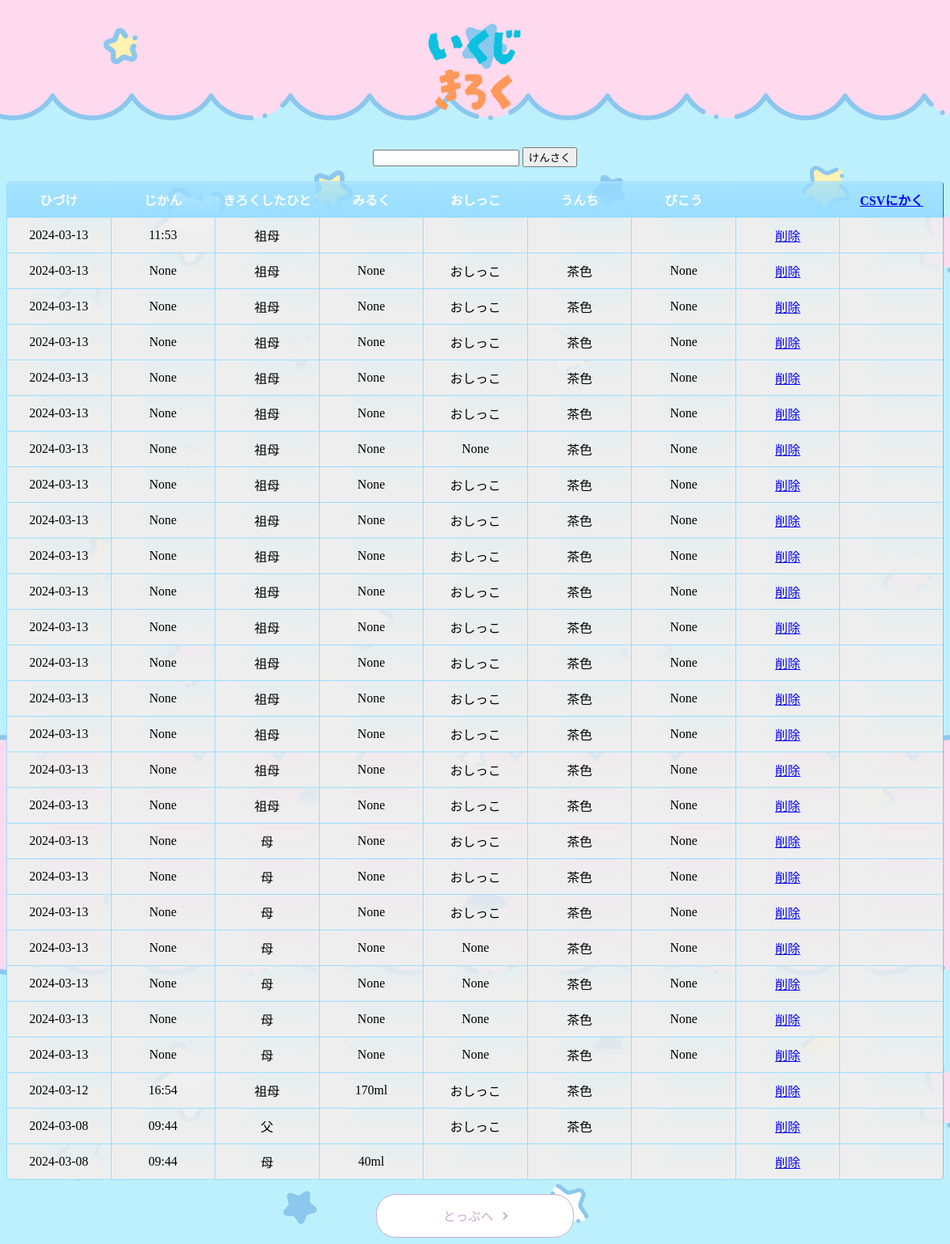
Page /list on the committed database.
### tables this page shows
CREATE TABLE POST (        ID INTEGER PRIMARY KEY AUTOINCREMENT,         USER TEXT,         URINE TEXT,         breastfeeding TEXT,         FLIGHT TEXT,         bikou TEXT,         now TEXT,         DATE TEXT DEFAULT (DATE('now')));

### app.py (the view)
@app.route('/list')
def read_articles():
    db = database.get_db()
    articles = db.execute("SELECT * FROM POST order by date desc")
    return render_template('list.html', articles=articles)

### database.py (called while the page is built)
def get_db():
    if 'db' not in g:
        g.db = sqlite3.connect('memo.db')
        g.db.row_factory = sqlite3.Row
    return g.db

### templates/list.html (shortened to what this page needs)
{% extends 'base.html' %}
{% block content %}
<div class="head1">
    <a href="{{url_for('index')}}" class="head2"></a>
</div>
    <br>
    <div class="search" style="text-align: center;">
        <form action="{{ url_for('find' )}}" method="'post">
            <input type="text" name="search">
            <input type="submit" value="けんさく">
        </form>
    </div>
    <br>
    <table>
        <thead>
            <tr>
                <th>ひづけ</th>
                <th>じかん</th>
                <th>きろくしたひと</th>
                <th>みるく</th>
                <th>おしっこ</th>
                <th>うんち</th>
                <th>びこう</th>
                <th></th>
                <th><a href="/result">CSVにかく</a></th>
            </tr>
        </thead>
        <tbody>
            {% for article in articles %}
                <tr>
                    <td>{{ article['DATE'] }}</td>
                    <td>{{ article['now'] }}</td>
                    <td>{{ article['USER'] }}</td>
                    <td>{{ article['breastfeeding'] }}</td>
                    <td>{{ article['URINE'] }}</td>
                    <td>{{ article['FLIGHT'] }}</td>
                    <td>{{ article['bikou'] }}</td>
                    <td>
                        <a href="{{ url_for('delete_article', id=article['ID']) }}">削除</a>
                    </td>
                    <td></td>
                </tr>
            {% endfor %}
        </tbody>
    </table>
    <br>
    <div >
        <button type="button" class="button-29" id="btn">とっぷへ</button>
      </div>
{% endblock %}

### templates/base.html (shortened to what this page needs)
<!DOCTYPE html>
<html lang="ja">
<head>
<link rel="stylesheet" href="{{ url_for('static', filename='style.css') }}">
</head>
{% block content %}{% endblock %}
</html>

### static/style.css (style rules this page uses)
table { width: 100%; border-collapse:separate; border-spacing: 0; }
table th:first-child { border-radius: 5px 0 0 0; }
table th:last-child { border-radius: 0 5px 0 0; border-right: 1px solid #3c6690; }
table th { text-align: center; color:white; background: linear-gradient(#99ddffb0,#99DDFF); border-left: 1px solid #99DDFF; border-top: 1px solid #99DDFF; border-bottom: 1px solid #99DDFF; box-shadow: 0px 1px 1px rgba(255,255,255,0.3) inset; width: 8%; padding: 10px 0; }
table td { text-align: center; border-left: 1px solid #99DDFF; border-bottom: 1px solid #99DDFF; border-top:none; box-shadow: 20px -17px 20px 20px #eee inset; width: 8%; padding: 10px 0; }
table td:last-child { border-right: 1px solid #a8b7c5; }
table tr:last-child td:first-child { border-radius: 0 0 0 5px; }
table tr:last-child td:last-child { border-radius: 0 0 5px 0; }
.button-29 { display: flex; justify-content: center; align-items: center; position: relative; width: 250px; margin:0 auto; padding: .9em 2em; overflow: hidden; border: 1px solid #CCAACC; border-radius: 25px; background-color: #fff; color: #CCAACC; font-size: 1em; }
.button-29::before { position: absolute; top: 0; left: 0; z-index: -1; width: 0; height: 100%; background-color: #CCAACC; content: ''; transition: width .3s ease; }
.button-29::after { transform: rotate(45deg); width: 5px; height: 5px; margin-left: 10px; border-top: 2px solid #CCAACC; border-right: 2px solid #CCAACC; content: ''; }
a.head2 { display: block; text-align: center; text-decoration: none; margin: auto; padding: 5rem 10rem; background: url(memory.png) no-repeat center center; background-size: 10%; }

### rows in the picture
POST: DATE "2024-03-13", now "11:53", USER "祖母"
POST: DATE "2024-03-13", now "None", USER "祖母", breastfeeding "None", URINE "おしっこ", FLIGHT "茶色", bikou "None"
POST: DATE "2024-03-13", now "None", USER "祖母", breastfeeding "None", URINE "おしっこ", FLIGHT "茶色", bikou "None"
POST: DATE "2024-03-13", now "None", USER "祖母", breastfeeding "None", URINE "おしっこ", FLIGHT "茶色", bikou "None"
POST: DATE "2024-03-13", now "None", USER "祖母", breastfeeding "None", URINE "おしっこ", FLIGHT "茶色", bikou "None"
POST: DATE "2024-03-13", now "None", USER "祖母", breastfeeding "None", URINE "おしっこ", FLIGHT "茶色", bikou "None"
POST: DATE "2024-03-13", now "None", USER "祖母", breastfeeding "None", URINE "None", FLIGHT "茶色", bikou "None"
POST: DATE "2024-03-13", now "None", USER "祖母", breastfeeding "None", URINE "おしっこ", FLIGHT "茶色", bikou "None"
POST: DATE "2024-03-13", now "None", USER "祖母", breastfeeding "None", URINE "おしっこ", FLIGHT "茶色", bikou "None"
POST: DATE "2024-03-13", now "None", USER "祖母", breastfeeding "None", URINE "おしっこ", FLIGHT "茶色", bikou "None"
POST: DATE "2024-03-13", now "None", USER "祖母", breastfeeding "None", URINE "おしっこ", FLIGHT "茶色", bikou "None"
POST: DATE "2024-03-13", now "None", USER "祖母", breastfeeding "None", URINE "おしっこ", FLIGHT "茶色", bikou "None"
POST: DATE "2024-03-13", now "None", USER "祖母", breastfeeding "None", URINE "おしっこ", FLIGHT "茶色", bikou "None"
POST: DATE "2024-03-13", now "None", USER "祖母", breastfeeding "None", URINE "おしっこ", FLIGHT "茶色", bikou "None"
POST: DATE "2024-03-13", now "None", USER "祖母", breastfeeding "None", URINE "おしっこ", FLIGHT "茶色", bikou "None"
POST: DATE "2024-03-13", now "None", USER "祖母", breastfeeding "None", URINE "おしっこ", FLIGHT "茶色", bikou "None"
POST: DATE "2024-03-13", now "None", USER "祖母", breastfeeding "None", URINE "おしっこ", FLIGHT "茶色", bikou "None"
POST: DATE "2024-03-13", now "None", USER "母", breastfeeding "None", URINE "おしっこ", FLIGHT "茶色", bikou "None"
POST: DATE "2024-03-13", now "None", USER "母", breastfeeding "None", URINE "おしっこ", FLIGHT "茶色", bikou "None"
POST: DATE "2024-03-13", now "None", USER "母", breastfeeding "None", URINE "おしっこ", FLIGHT "茶色", bikou "None"
POST: DATE "2024-03-13", now "None", USER "母", breastfeeding "None", URINE "None", FLIGHT "茶色", bikou "None"
POST: DATE "2024-03-13", now "None", USER "母", breastfeeding "None", URINE "None", FLIGHT "茶色", bikou "None"
POST: DATE "2024-03-13", now "None", USER "母", breastfeeding "None", URINE "None", FLIGHT "茶色", bikou "None"
POST: DATE "2024-03-13", now "None", USER "母", breastfeeding "None", URINE "None", FLIGHT "茶色", bikou "None"
POST: DATE "2024-03-12", now "16:54", USER "祖母", breastfeeding "170ml", URINE "おしっこ", FLIGHT "茶色"
POST: DATE "2024-03-08", now "09:44", USER "父", URINE "おしっこ", FLIGHT "茶色"
POST: DATE "2024-03-08", now "09:44", USER "母", breastfeeding "40ml"
